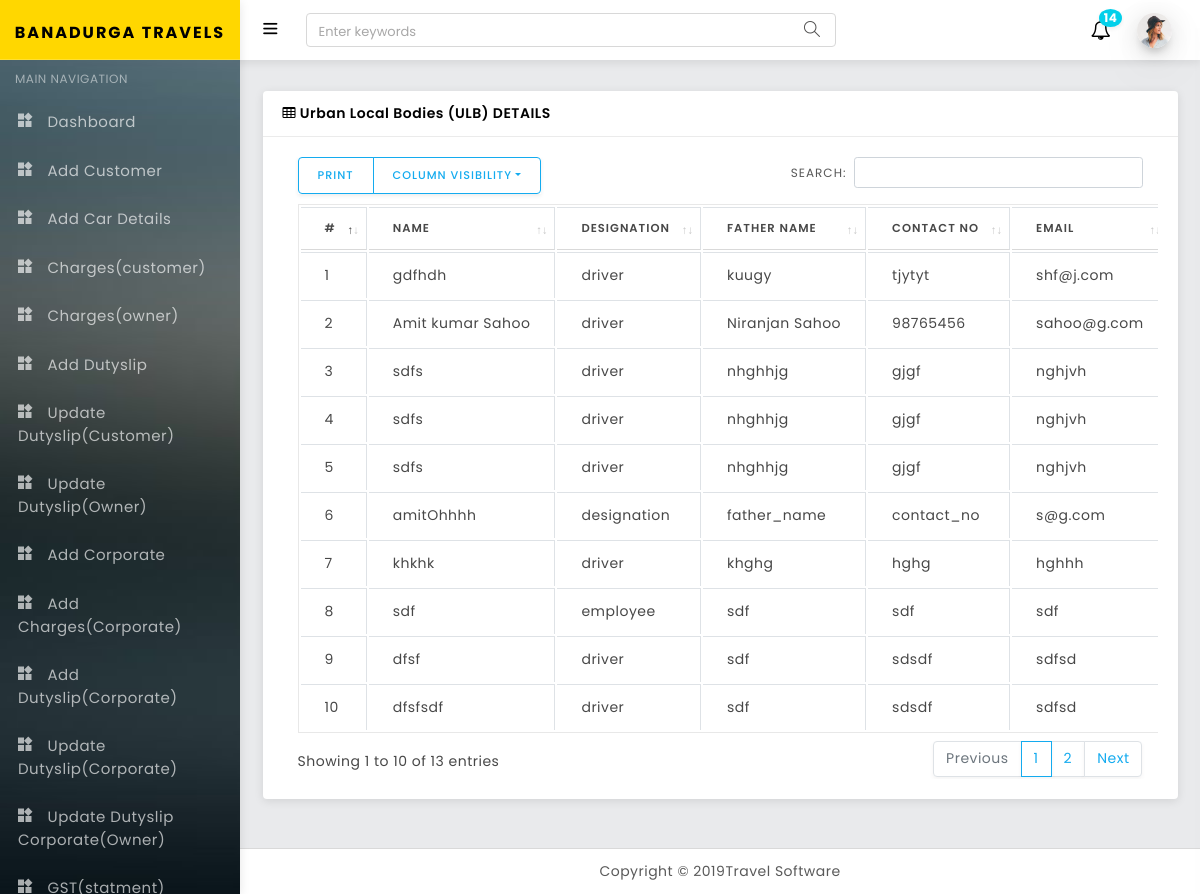
The page /view_driver.php on the database its author committed.
### tables this page shows
CREATE TABLE `employee_details` (
  `id` int(10) NOT NULL,
  `emp_catagory` varchar(100) NOT NULL,
  `emp_name` varchar(40) NOT NULL,
  `father_name` varchar(100) NOT NULL,
  `contact_no` varchar(100) NOT NULL,
  `emailid` varchar(100) NOT NULL,
  `birth_date` varchar(255) NOT NULL,
  `joining_date` varchar(255) NOT NULL,
  `aadhar_cardno` varchar(15) NOT NULL,
  `dl_no` varchar(20) NOT NULL,
  `address` varchar(255) NOT NULL,
  `basic` decimal(10,2) NOT NULL,
  `epf` decimal(10,2) NOT NULL,
  `esic` decimal(10,2) NOT NULL,
  `hra` decimal(10,2) NOT NULL,
  `da` decimal(10,2) NOT NULL,
  `other` decimal(10,2) NOT NULL,
  `gross` decimal(10,2) NOT NULL,
  `amount` decimal(10,2) NOT NULL,
  `status` int(4) NOT NULL DEFAULT '1' COMMENT '1 -> True 0 -> False',
  `creationDate` timestamp NOT NULL DEFAULT CURRENT_TIMESTAMP
);

### view_driver.php (the view, shortened to what this page needs)
<?php
  include('includes/config.php');
?>
<!DOCTYPE html>
<html lang="en">
<head>
   <?php include('includes/header.php')?>
</head>
<body>
 <div id="wrapper">
<?php include('includes/sidebar.php')?>
<?php include('includes/topnav.php')?>
  <div class="content-wrapper">
    <div class="container-fluid">
      <br>
      <div class="row">
        <div class="col-lg-12">
          <div class="card">
            <div class="card-header"><i class="fa fa-table"></i> Urban Local Bodies (ULB) DETAILS</div>
            <div class="card-body">
              <div class="table-responsive">
              <table id="example" class="table table-bordered">
                <thead>
                   <tr>
                              <th>#</th>
                              <th>Name</th>
                              <th>Designation</th>
                              <th>Father Name</th>
                              <th>Contact No</th>
                              <th>Email</th>
                            </tr>
                </thead>
                <tbody>
                    <tr>
                    <?php
                    $sql = "SELECT * FROM employee_details";
                    $result = $conn->query($sql);
                    $i = 1;
                      while($row = $result->fetch_assoc())
                      {
                      ?>
                      <td><?php echo $i;?></td>
                      <td><?php echo $row["emp_name"];?></td>
                      <td><?php echo $row["emp_catagory"];?></td>
                      <td><?php echo $row["father_name"];?></td>
                      <td><?php echo $row["contact_no"];?></td>
                      <td><?php echo $row["emailid"];?></td>
                        <?php
                        $i++;
                          echo "</tr>";
                        }
                      ?>
                </tbody>
            </table>
            </div>
            </div>
          </div>
        </div>
      </div>
    </div>
  </div>
	<?php include('includes/footer.php')?>
  </div>
<?php include('includes/footerjs.php')?>
</body>
</html>

### rows shown on the page
employee_details: emp_name "gdfhdh", emp_catagory "driver", father_name "kuugy", contact_no "tjytyt", emailid "shf@j.com"
employee_details: emp_name "Amit kumar Sahoo", emp_catagory "driver", father_name "Niranjan Sahoo", contact_no "98765456", emailid "sahoo@g.com"
employee_details: emp_name "sdfs", emp_catagory "driver", father_name "nhghhjg", contact_no "gjgf", emailid "nghjvh"
employee_details: emp_name "sdfs", emp_catagory "driver", father_name "nhghhjg", contact_no "gjgf", emailid "nghjvh"
employee_details: emp_name "sdfs", emp_catagory "driver", father_name "nhghhjg", contact_no "gjgf", emailid "nghjvh"
employee_details: emp_name "amitOhhhh", emp_catagory "designation", father_name "father_name", contact_no "contact_no", emailid "s@g.com"
employee_details: emp_name "khkhk", emp_catagory "driver", father_name "khghg", contact_no "hghg", emailid "hghhh"
employee_details: emp_name "sdf", emp_catagory "employee", father_name "sdf", contact_no "sdf", emailid "sdf"
employee_details: emp_name "dfsf", emp_catagory "driver", father_name "sdf", contact_no "sdsdf", emailid "sdfsd"
employee_details: emp_name "dfsfsdf", emp_catagory "driver", father_name "sdf", contact_no "sdsdf", emailid "sdfsd"
